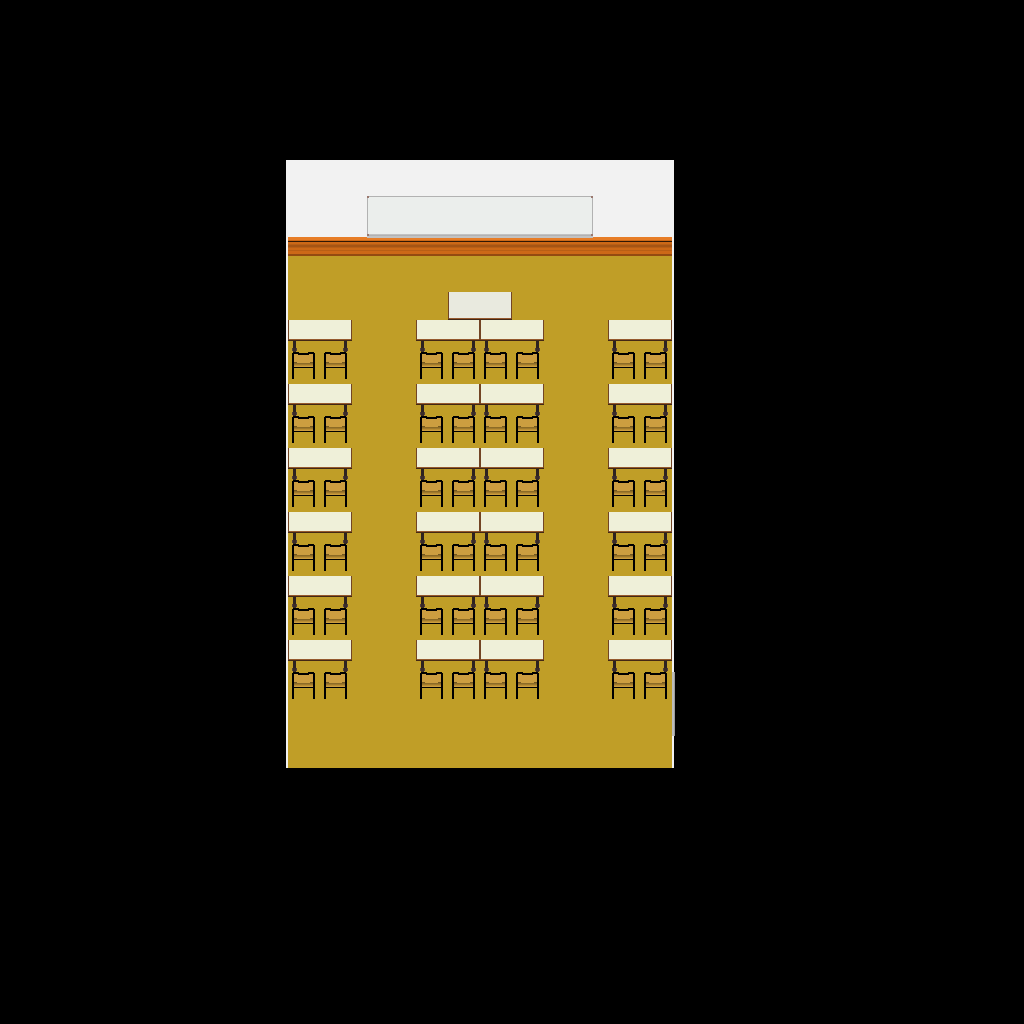

The image is a tile-based game level rendered from a .tmx file. Its description and complete source (layers, tilesets, objects, tile grids) follow:
An orthogonal 32x32 tile map with 32x32 px tiles, 2 tile layers (floor_layer, object_layer).

<map version="1.5" tiledversion="2021.03.23" orientation="orthogonal" renderorder="right-down" width="32" height="32" tilewidth="32" tileheight="32" infinite="0" nextlayerid="3" nextobjectid="1">
 <tileset firstgid="1" source="../textures/tiles.tsx" />
 <layer id="1" name="floor_layer" width="32" height="32">
  <data encoding="csv">
0,0,0,0,0,0,0,0,0,0,0,0,0,0,0,0,0,0,0,0,0,0,0,0,0,0,0,0,0,0,0,0,
0,0,0,0,0,0,0,0,0,0,0,0,0,0,0,0,0,0,0,0,0,0,0,0,0,0,0,0,0,0,0,0,
0,0,0,0,0,0,0,0,0,0,0,0,0,0,0,0,0,0,0,0,0,0,0,0,0,0,0,0,0,0,0,0,
0,0,0,0,0,0,0,0,0,0,0,0,0,0,0,0,0,0,0,0,0,0,0,0,0,0,0,0,0,0,0,0,
0,0,0,0,0,0,0,0,0,0,0,0,0,0,0,0,0,0,0,0,0,0,0,0,0,0,0,0,0,0,0,0,
0,0,0,0,0,0,0,0,2147483749,122,122,122,122,122,122,122,122,122,122,122,122,101,0,0,0,0,0,0,0,0,0,0,
0,0,0,0,0,0,0,0,2147483749,122,122,2147483772,123,123,123,123,123,123,124,122,122,101,0,0,0,0,0,0,0,0,0,0,
0,0,0,0,0,0,0,0,2147483749,104,104,2147483751,102,102,102,102,102,102,103,104,104,101,0,0,0,0,0,0,0,0,0,0,
0,0,0,0,0,0,0,0,2147483749,108,108,108,108,108,108,108,108,108,108,108,108,101,0,0,0,0,0,0,0,0,0,0,
0,0,0,0,0,0,0,0,2147483749,108,108,108,108,108,108,108,108,108,108,108,108,101,0,0,0,0,0,0,0,0,0,0,
0,0,0,0,0,0,0,0,2147483749,108,108,108,108,108,108,108,108,108,108,108,108,101,0,0,0,0,0,0,0,0,0,0,
0,0,0,0,0,0,0,0,2147483749,108,108,108,108,108,108,108,108,108,108,108,108,101,0,0,0,0,0,0,0,0,0,0,
0,0,0,0,0,0,0,0,2147483749,108,108,108,108,108,108,108,108,108,108,108,108,101,0,0,0,0,0,0,0,0,0,0,
0,0,0,0,0,0,0,0,2147483749,108,108,108,108,108,108,108,108,108,108,108,108,101,0,0,0,0,0,0,0,0,0,0,
0,0,0,0,0,0,0,0,2147483749,108,108,108,108,108,108,108,108,108,108,108,108,101,0,0,0,0,0,0,0,0,0,0,
0,0,0,0,0,0,0,0,2147483749,108,108,108,108,108,108,108,108,108,108,108,108,101,0,0,0,0,0,0,0,0,0,0,
0,0,0,0,0,0,0,0,2147483749,108,108,108,108,108,108,108,108,108,108,108,108,101,0,0,0,0,0,0,0,0,0,0,
0,0,0,0,0,0,0,0,2147483749,108,108,108,108,108,108,108,108,108,108,108,108,101,0,0,0,0,0,0,0,0,0,0,
0,0,0,0,0,0,0,0,2147483749,108,108,108,108,108,108,108,108,108,108,108,108,101,0,0,0,0,0,0,0,0,0,0,
0,0,0,0,0,0,0,0,2147483749,108,108,108,108,108,108,108,108,108,108,108,108,101,0,0,0,0,0,0,0,0,0,0,
0,0,0,0,0,0,0,0,2147483749,108,108,108,108,108,108,108,108,108,108,108,108,101,0,0,0,0,0,0,0,0,0,0,
0,0,0,0,0,0,0,0,2147483749,108,108,108,108,108,108,108,108,108,108,108,108,127,0,0,0,0,0,0,0,0,0,0,
0,0,0,0,0,0,0,0,2147483749,108,108,108,108,108,108,108,108,108,108,108,108,127,0,0,0,0,0,0,0,0,0,0,
0,0,0,0,0,0,0,0,2147483749,108,108,108,108,108,108,108,108,108,108,108,108,101,0,0,0,0,0,0,0,0,0,0,
0,0,0,0,0,0,0,0,0,0,0,0,0,0,0,0,0,0,0,0,0,0,0,0,0,0,0,0,0,0,0,0,
0,0,0,0,0,0,0,0,0,0,0,0,0,0,0,0,0,0,0,0,0,0,0,0,0,0,0,0,0,0,0,0,
0,0,0,0,0,0,0,0,0,0,0,0,0,0,0,0,0,0,0,0,0,0,0,0,0,0,0,0,0,0,0,0,
0,0,0,0,0,0,0,0,0,0,0,0,0,0,0,0,0,0,0,0,0,0,0,0,0,0,0,0,0,0,0,0,
0,0,0,0,0,0,0,0,0,0,0,0,0,0,0,0,0,0,0,0,0,0,0,0,0,0,0,0,0,0,0,0,
0,0,0,0,0,0,0,0,0,0,0,0,0,0,0,0,0,0,0,0,0,0,0,0,0,0,0,0,0,0,0,0,
0,0,0,0,0,0,0,0,0,0,0,0,0,0,0,0,0,0,0,0,0,0,0,0,0,0,0,0,0,0,0,0,
0,0,0,0,0,0,0,0,0,0,0,0,0,0,0,0,0,0,0,0,0,0,0,0,0,0,0,0,0,0,0,0
</data>
 </layer>
 <layer id="2" name="object_layer" width="32" height="32">
  <data encoding="csv">
0,0,0,0,0,0,0,0,0,0,0,0,0,0,0,0,0,0,0,0,0,0,0,0,0,0,0,0,0,0,0,0,
0,0,0,0,0,0,0,0,0,0,0,0,0,0,0,0,0,0,0,0,0,0,0,0,0,0,0,0,0,0,0,0,
0,0,0,0,0,0,0,0,0,0,0,0,0,0,0,0,0,0,0,0,0,0,0,0,0,0,0,0,0,0,0,0,
0,0,0,0,0,0,0,0,0,0,0,0,0,0,0,0,0,0,0,0,0,0,0,0,0,0,0,0,0,0,0,0,
0,0,0,0,0,0,0,0,0,0,0,0,0,0,0,0,0,0,0,0,0,0,0,0,0,0,0,0,0,0,0,0,
0,0,0,0,0,0,0,0,0,0,0,0,0,0,0,0,0,0,0,0,0,0,0,0,0,0,0,0,0,0,0,0,
0,0,0,0,0,0,0,0,0,0,0,0,0,0,0,0,0,0,0,0,0,0,0,0,0,0,0,0,0,0,0,0,
0,0,0,0,0,0,0,0,0,0,0,0,0,0,0,0,0,0,0,0,0,0,0,0,0,0,0,0,0,0,0,0,
0,0,0,0,0,0,0,0,0,0,0,0,0,0,0,0,0,0,0,0,0,0,0,0,0,0,0,0,0,0,0,0,
0,0,0,0,0,0,0,0,0,0,0,0,0,0,52,2147483700,0,0,0,0,0,0,0,0,0,0,0,0,0,0,0,0,
0,0,0,0,0,0,0,0,0,89,2147483737,0,0,89,2147483737,89,2147483737,0,0,89,2147483737,0,0,0,0,0,0,0,0,0,0,0,
0,0,0,0,0,0,0,0,0,90,90,0,0,90,90,90,90,0,0,90,90,0,0,0,0,0,0,0,0,0,0,0,
0,0,0,0,0,0,0,0,0,89,2147483737,0,0,89,2147483737,89,2147483737,0,0,89,2147483737,0,0,0,0,0,0,0,0,0,0,0,
0,0,0,0,0,0,0,0,0,90,90,0,0,90,90,90,90,0,0,90,90,0,0,0,0,0,0,0,0,0,0,0,
0,0,0,0,0,0,0,0,0,89,2147483737,0,0,89,2147483737,89,2147483737,0,0,89,2147483737,0,0,0,0,0,0,0,0,0,0,0,
0,0,0,0,0,0,0,0,0,90,90,0,0,90,90,90,90,0,0,90,90,0,0,0,0,0,0,0,0,0,0,0,
0,0,0,0,0,0,0,0,0,89,2147483737,0,0,89,2147483737,89,2147483737,0,0,89,2147483737,0,0,0,0,0,0,0,0,0,0,0,
0,0,0,0,0,0,0,0,0,90,90,0,0,90,90,90,90,0,0,90,90,0,0,0,0,0,0,0,0,0,0,0,
0,0,0,0,0,0,0,0,0,89,2147483737,0,0,89,2147483737,89,2147483737,0,0,89,2147483737,0,0,0,0,0,0,0,0,0,0,0,
0,0,0,0,0,0,0,0,0,90,90,0,0,90,90,90,90,0,0,90,90,0,0,0,0,0,0,0,0,0,0,0,
0,0,0,0,0,0,0,0,0,89,2147483737,0,0,89,2147483737,89,2147483737,0,0,89,2147483737,0,0,0,0,0,0,0,0,0,0,0,
0,0,0,0,0,0,0,0,0,90,90,0,0,90,90,90,90,0,0,90,90,0,0,0,0,0,0,0,0,0,0,0,
0,0,0,0,0,0,0,0,0,0,0,0,0,0,0,0,0,0,0,0,0,0,0,0,0,0,0,0,0,0,0,0,
0,0,0,0,0,0,0,0,0,0,0,0,0,0,0,0,0,0,0,0,0,0,0,0,0,0,0,0,0,0,0,0,
0,0,0,0,0,0,0,0,0,0,0,0,0,0,0,0,0,0,0,0,0,0,0,0,0,0,0,0,0,0,0,0,
0,0,0,0,0,0,0,0,0,0,0,0,0,0,0,0,0,0,0,0,0,0,0,0,0,0,0,0,0,0,0,0,
0,0,0,0,0,0,0,0,0,0,0,0,0,0,0,0,0,0,0,0,0,0,0,0,0,0,0,0,0,0,0,0,
0,0,0,0,0,0,0,0,0,0,0,0,0,0,0,0,0,0,0,0,0,0,0,0,0,0,0,0,0,0,0,0,
0,0,0,0,0,0,0,0,0,0,0,0,0,0,0,0,0,0,0,0,0,0,0,0,0,0,0,0,0,0,0,0,
0,0,0,0,0,0,0,0,0,0,0,0,0,0,0,0,0,0,0,0,0,0,0,0,0,0,0,0,0,0,0,0,
0,0,0,0,0,0,0,0,0,0,0,0,0,0,0,0,0,0,0,0,0,0,0,0,0,0,0,0,0,0,0,0,
0,0,0,0,0,0,0,0,0,0,0,0,0,0,0,0,0,0,0,0,0,0,0,0,0,0,0,0,0,0,0,0
</data>
 </layer>
</map>
